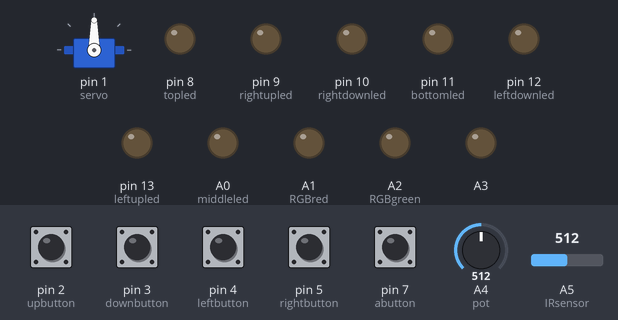
Bench run of a sketch on a simulated Arduino Uno, built with avr-gcc and run on an emulated ATmega328P. On the bench: servo, output pins drawn as LEDs (lit = HIGH). Dashed ring = blinking. The test bench sets the inputs (shaded band); at power-on: pin 2 (upbutton), pin 3 (downbutton), pin 4 (leftbutton), pin 5 (rightbutton), pin 7 (abutton) HIGH, A4 (pot) = 512, A5 (IRsensor) = 512. What the sketch prints to the serial monitor is not drawn.

Above: at 1.2 s.
1.3 s: A4 (pot) set to 258
2.8 s: A4 (pot) set to 238
At 3.5 s:
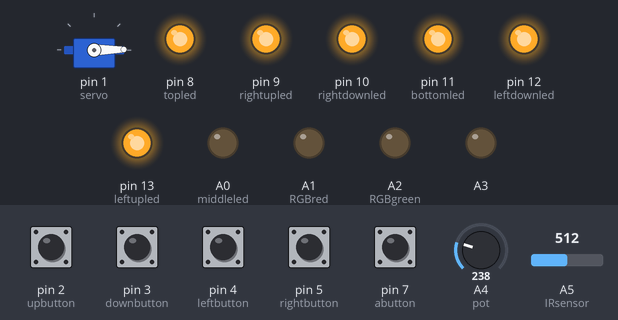
4.3 s: A4 (pot) set to 260
At 4.6 s:
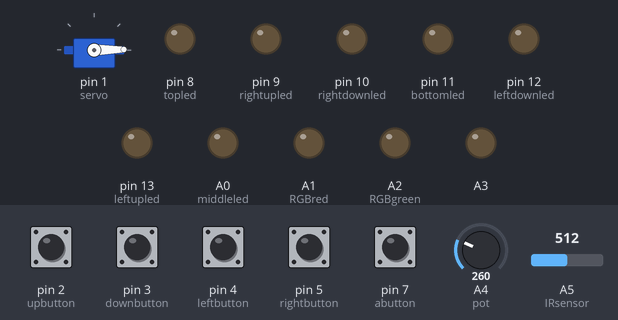
5.8 s: A4 (pot) set to 240
At 6.9 s:
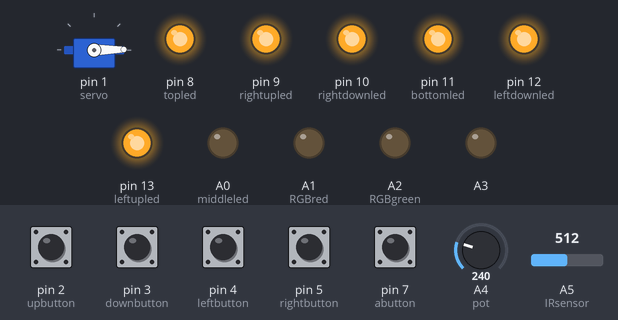
7.3 s: pin 3 (downbutton) pulled LOW for 0.15 s
At 8.4 s:
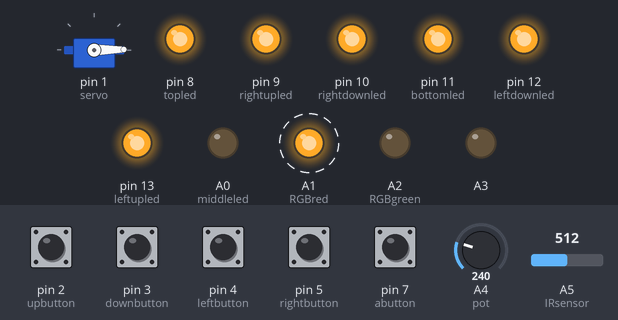
10.4 s: pin 2 (upbutton) pulled LOW for 0.15 s
At 12.4 s:
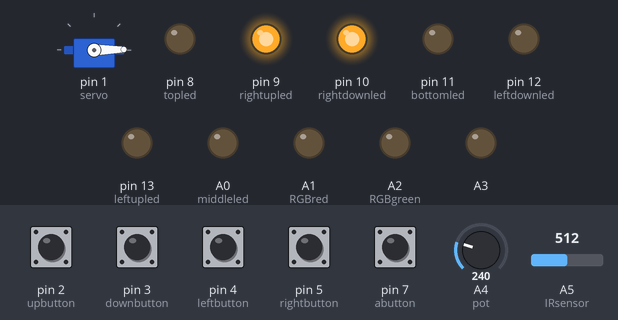
Timing chart, 0 to 13.9 s (numbered marks = the images above; inputs shaded):
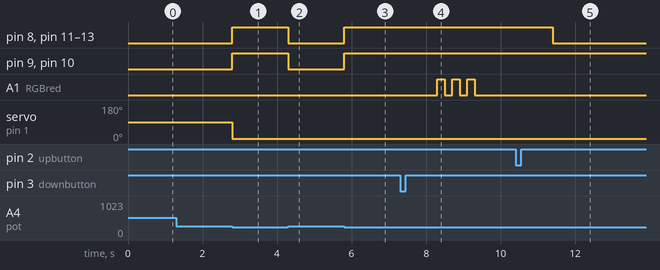

Measured:
- the behaviour switches between 250 and 249 on A4 (pot) (found by bisection; images 0 and 1)
- after the input at 1.3 s, every drawn part: stays the same
- after the input at 2.8 s, pin 8 (topled), pin 9 (rightupled), pin 10 (rightdownled), pin 11 (bottomled), pin 12 (leftdownled), pin 13 (leftupled): LOW → HIGH at once; servo on pin 1 (servo): 90° → 1° at once
- after the input at 4.3 s, pin 8 (topled), pin 9 (rightupled), pin 10 (rightdownled), pin 11 (bottomled), pin 12 (leftdownled), pin 13 (leftupled): HIGH → LOW at once
- after the input at 5.8 s, pin 8 (topled), pin 9 (rightupled), pin 10 (rightdownled), pin 11 (bottomled), pin 12 (leftdownled), pin 13 (leftupled): LOW → HIGH at once
- after the input at 7.3 s, A1 (RGBred): alternates HIGH for 0.20 s and LOW for 0.20 s, 6 changes in all, then stays LOW, starting after 1.0 s
- after the input at 10.4 s, pin 8 (topled), pin 11 (bottomled), pin 12 (leftdownled), pin 13 (leftupled): HIGH → LOW after 1.0 s

The sketch:

Final.ino
```cpp
/*
   Miguel Frias Mayo A01024080
   Jose Granger Salgado A01023661
   It is a counter that can count from 0 to 39. It has a +1, -1, +10 and -10 options.
   It can be turned on and off via the potentiometer.
   It has a reset and a safety for that reset.
*/

#include <Servo.h>
Servo servo;

void setup() {

  Serial.begin(9600);
  servo.attach(1);
  pinMode(2, INPUT_PULLUP);
  pinMode(3, INPUT_PULLUP);
  pinMode(4, INPUT_PULLUP);
  pinMode(5, INPUT_PULLUP);
  pinMode(6, INPUT_PULLUP);
  pinMode(7, INPUT_PULLUP);
  pinMode(8, OUTPUT);
  pinMode(9, OUTPUT);  //HERE THE PIN MODES ARE DECLARED
  pinMode(10, OUTPUT);
  pinMode(11, OUTPUT);
  pinMode(12, OUTPUT);
  pinMode(13, OUTPUT);
  pinMode(A0, OUTPUT);
  pinMode(A1, OUTPUT);
  pinMode(A2, OUTPUT);
  pinMode(A3, OUTPUT);
  pinMode(A4, INPUT) ;
}

const int topled = 8;
const int middleled = A0;
const int bottomled = 11;
const int leftupled = 13;
const int leftdownled = 12;
const int rightupled = 9;
const int rightdownled = 10;
const int RGBgreen = A2;
const int RGBblue = A3;
const int RGBred = A1;
const int upbutton = 2;    //HERE I NAME THE VARIABLES

const int downbutton = 3;
const int rightbutton = 5;
const int leftbutton = 4;
const int abutton = 7;
const int bbutton = 6;
const int buzzer = 0;
const int pot = A4;
const int IRsensor = A5;
int i = 0; //for the counter (0-9)
int c = 0; //THIS IS THE TOTAL COUNT (0-39)

void loop() {
  if (analogRead(pot) < 250) {
    //START NUMBER COUNTER
    if (digitalRead(upbutton) == LOW && c <= 39 && analogRead(IRsensor) > 250) {
      c++;  //triggered :)
      delay(1000);
      Serial.print("up");  //THIS ADDS 1 TO THE NUMBER
      Serial.print(c);
    };
    if (digitalRead(downbutton) == LOW && c >= -1 && analogRead(IRsensor) > 250) {
      c--;
      delay(1000);
      Serial.print("down");   //THIS SUBTRACTS 1
      Serial.print(c);
    };
    if (!digitalRead(rightbutton) && c <= 30 && analogRead(IRsensor) > 250) {
      c = c + 10;
      delay(1000);  //THIS ADDS 10
    }
    if (!digitalRead(leftbutton) && c >= 9 && analogRead(IRsensor) > 250) {
      c = c - 10;
      delay(1000);
    }
    if (c == -1 || c == 40) {
      for (int j = 1; j <= 3; j++) {
        analogWrite(RGBred, 255);
        delay(200);
        analogWrite(RGBred, 0);  //THIS FLASHES RED WHEN LIMIT IS PASSED
        delay(200);
      };
      Serial.print("limit passed!");
      switch (c) {
        case 40:
          c = c - 1;
          Serial.print("MORE");  //IF IT WAS MORE THAN 39
          break;
        case -1:
          c = c + 1;
          Serial.print("LESS");  //IF IT WAS LESS THAN 0
          break;
      };
    };
    if (c < 40 && c > 29) {
      i = c - 30; //THIS SETS i THE LAST DIGIT
      servo.write(180); //THIS SETS SERVO IN POSITION 3
    }
    if (c < 30 && c > 19) {
      i = c - 20; //THIS SETS i THE LAST DIGIT
      servo.write(120); //SETS SERVO IN POSITION 2
    }
    if (c < 20 && c > 9) {
      i = c - 10; //THIS SETS i THE LAST DIGIT
      servo.write(60); //SETS SERVO IN POSITION 1
    }
    if (c < 10 && c > -1) {
      i = c; //THIS SETS i THE LAST DIGIT
      servo.write(1); //SETS SERVO IN POSITION 0
    }
    switch (i) {
      case 0:
        digitalWrite(topled, HIGH);
        digitalWrite(bottomled, HIGH);
        analogWrite(middleled, 0);
        digitalWrite(rightupled, HIGH);
        digitalWrite(rightdownled, HIGH);
        digitalWrite(leftupled, HIGH);
        digitalWrite(leftdownled, HIGH);
        analogWrite(RGBgreen, 0);
        break;
      case 1:
        digitalWrite(topled, LOW);
        digitalWrite(bottomled, LOW);
        analogWrite(middleled, 0);
        digitalWrite(rightupled, HIGH);
        digitalWrite(rightdownled, HIGH);
        digitalWrite(leftupled, LOW);
        digitalWrite(leftdownled, LOW);
        analogWrite(RGBgreen, 0);
        break;
      case 2:
        digitalWrite(topled, HIGH);
        digitalWrite(bottomled, HIGH);
        analogWrite(middleled, 255);
        digitalWrite(rightupled, HIGH);
        digitalWrite(rightdownled, LOW);
        digitalWrite(leftupled, LOW);
        digitalWrite(leftdownled, HIGH);
        analogWrite(RGBgreen, 0);
        break;
      case 3:
        digitalWrite(topled, HIGH);
        digitalWrite(bottomled, HIGH);
        analogWrite(middleled, 255);
        digitalWrite(rightupled, HIGH);
        digitalWrite(rightdownled, HIGH);
        digitalWrite(leftupled, LOW);
        digitalWrite(leftdownled, LOW);
        analogWrite(RGBgreen, 0);
        break;
      case 4:
        digitalWrite(topled, LOW);
        digitalWrite(bottomled, LOW);
        analogWrite(middleled, 255);
        digitalWrite(rightupled, HIGH);
        digitalWrite(rightdownled, HIGH);
        digitalWrite(leftupled, HIGH);
        digitalWrite(leftdownled, LOW);
        analogWrite(RGBgreen, 0);
        break;
      case 5:
        digitalWrite(topled, HIGH);
        digitalWrite(bottomled, HIGH);
        analogWrite(middleled, 255);
        digitalWrite(rightupled, LOW);
        digitalWrite(rightdownled, HIGH);
        digitalWrite(leftupled, HIGH);
        digitalWrite(leftdownled, LOW);
        analogWrite(RGBgreen, 0);
        break;
      case 6:
        digitalWrite(topled, HIGH);
        digitalWrite(bottomled, HIGH);
        analogWrite(middleled, 255);
        digitalWrite(rightupled, LOW);
        digitalWrite(rightdownled, HIGH);
        digitalWrite(leftupled, HIGH);
        digitalWrite(leftdownled, HIGH);
        analogWrite(RGBgreen, 0);
        break;
      case 7:
        digitalWrite(topled, HIGH);
        digitalWrite(bottomled, LOW);
        analogWrite(middleled, 0);
        digitalWrite(rightupled, HIGH);
        digitalWrite(rightdownled, HIGH);
        digitalWrite(leftupled, LOW);
        digitalWrite(leftdownled, LOW);
        analogWrite(RGBgreen, 0);
        break;
      case 8:
        digitalWrite(topled, HIGH);
        digitalWrite(bottomled, HIGH);
        analogWrite(middleled, 255);
        digitalWrite(rightupled, HIGH);
        digitalWrite(rightdownled, HIGH);
        digitalWrite(leftupled, HIGH);
        digitalWrite(leftdownled, HIGH);
        analogWrite(RGBgreen, 0);
        break;
      case 9:
        digitalWrite(topled, HIGH);
        digitalWrite(bottomled, HIGH);
        analogWrite(middleled, 255);
        digitalWrite(rightupled, HIGH);
        digitalWrite(rightdownled, HIGH);
        digitalWrite(leftupled, HIGH);
        digitalWrite(leftdownled, LOW);
        analogWrite(RGBgreen, 0);
        break;
      default:
        analogWrite(RGBgreen, 255);
        break;
    }
    //END NUMBER COUNTER
    if (!digitalRead(abutton) && !digitalRead(bbutton)) {
      delay(1000);
      if (!digitalRead(abutton) && !digitalRead(bbutton)) {
        tone(buzzer, 3000);
        delay(200);
        noTone(buzzer);
        c = 0;
      }
    }
  } else {
    c = 0;
    ledsoff();
  }
}

void ledsoff() {
  digitalWrite(topled, LOW);
  digitalWrite(bottomled, LOW);
  analogWrite(middleled, 0);
  digitalWrite(rightupled, LOW); //TURNS LEDS OFF
  digitalWrite(rightdownled, LOW);
  digitalWrite(leftupled, LOW);
  digitalWrite(leftdownled, LOW);
  analogWrite(RGBgreen, 0);
}
```
